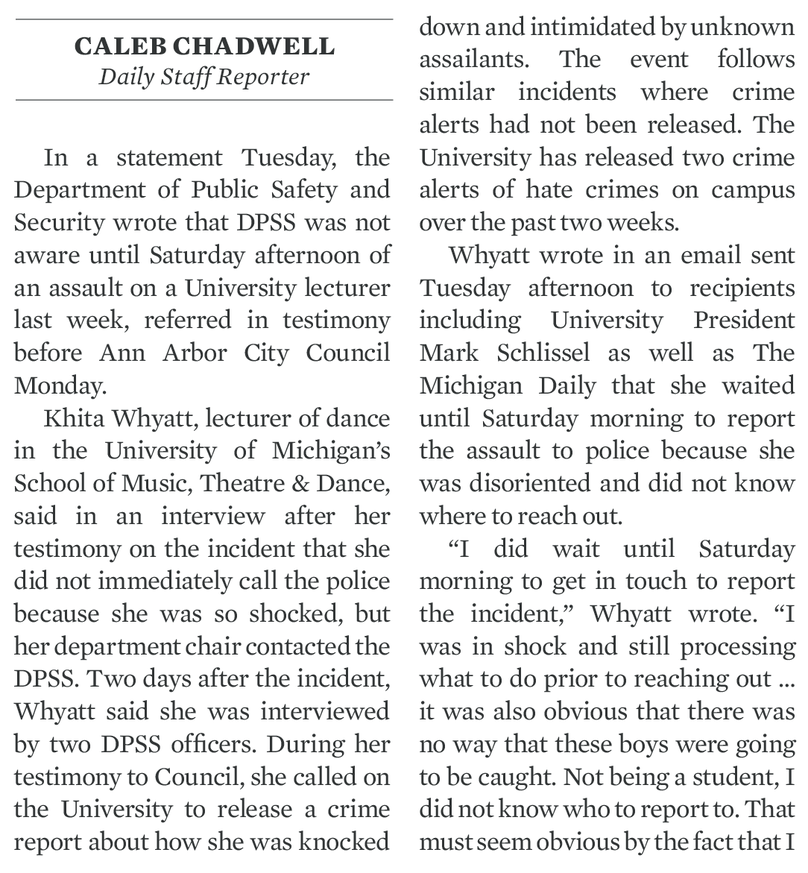
#> input picture PP3/Jupyter/Course 5/two_col.png, 808 x 873 px, shrunk from 1084 x 1171 before the run, found by its file name; the run also reads 1 picture not shown here
$ jupyter execute --allow-errors 'utf-8'"'"''"'"'week 3.ipynb'   (shell and % lines are left out)
#> lines starting #> are read from the running program, lines starting #| are printed output that depends on the picture
## Release the Kraken!

[cell 1]
# we are going to use Kraken to detect lines of text as bounding boxes in a given
# image. The biggest limitation of tesseract is the lack of a layout engine inside of it. Tesseract
# expects to be using fairly clean text, and gets confused if we don't crop out other artifacts.

[cell 2]
# First, we'll take a look at the kraken module itself
import kraken
help(kraken)

[cell 3]
# the pageseg module, which handles all of the page segmentation, is the one we want to use. Lets look at it
from kraken import pageseg
help(pageseg)

[cell 4]
# the segment function looks particularly appropriate. the return value is a dictionary
# object with two keys, "text_direction" which will return to us a string of the
# direction of the text, and "boxes" which appears to be a list of tuples, where each
# tuple is a box in the original image.
#
# Lets try this on the image of text. I have a simple bit of text in a file called
# two_col.png which is from a newspaper on campus here
from PIL import Image
im=Image.open("readonly/two_col.png")
#> im is the input picture: PIL image 808x873 RGB; mean R, G, B 231.8, 232.2, 232.3

display(im)
# Lets now convert it to black and white and segment it up into lines with kraken
#> (the rest of this cell did not finish here and is left out)

[cell 5]
# Ok, pretty simple two column text and then a list of lists which are the bounding boxes of
# lines of that text. Lets write a little routine to try and see the effects a bit more
# clearly. I'm going to clean up my act a bit and write real documentation too, it's a good
# practice
def show_boxes(img):
    '''Modifies the passed image to show a series of bounding boxes on an image as run by kraken

    :param img: A PIL.Image object
    :return img: The modified PIL.Image object
    '''
    from PIL import ImageDraw
    drawing_object=ImageDraw.Draw(img)

    bounding_boxes=pageseg.segment(img.convert('1'))['boxes']
    for box in bounding_boxes:
        drawing_object.rectangle(box, fill = None, outline ='red')
    return img

display(show_boxes(Image.open("readonly/two_col.png")))
#> (the call stopped at in show_boxes, `bounding_boxes=pageseg.segment(img.convert('1'))['boxes']`: kraken is not available in this run)

[cell 6]
# Not bad at all! It's interesting to see that kraken isn't completely sure what to do with this
# two column format.

[cell 7]
# partial solution -- while looking through the kraken docs on
# the pageseg() function I saw that there are a few parameters we can supply in order to improve
# segmentation. One of these is the black_colseps parameter. If set to True, kraken will assume that
# columns will be separated by black lines. This isn't our case here, but, I think we have all of the
# tools to go through and actually change the source image to have a black separator between columns.
#
# The first step is that I want to update the show_boxes() function. I'm just going to do a quick
# copy and paste from the above but add in the black_colseps=True parameter
def show_boxes(img):
    '''Modifies the passed image to show a series of bounding boxes on an image as run by kraken

    :param img: A PIL.Image object
    :return img: The modified PIL.Image object
    '''
    from PIL import ImageDraw
    drawing_object=ImageDraw.Draw(img)

    bounding_boxes=pageseg.segment(img.convert('1'), black_colseps=True)['boxes']
    for box in bounding_boxes:
        drawing_object.rectangle(box, fill = None, outline ='red')
    return img

[cell 8]
# The next step is to think of the algorithm we want to apply to detect a white column separator.
# In experimenting a bit I decided that I only wanted to add the separator if the space of was
# at least 25 pixels wide, which is roughly the width of a character, and six lines high. The
# width is easy, lets just make a variable
char_width=25
# The height is harder, will write
# to calculate the average height of a line
def calculate_line_height(img):
    '''Calculates the average height of a line from a given image
    :param img: A PIL.Image object
    :return: The average line height in pixels
    '''
    bounding_boxes=pageseg.segment(img.convert('1'))['boxes']
    # Each box is a tuple of (top, left, bottom, right) so the height is just top - bottom
    height_accumulator=0
    for box in bounding_boxes:
        height_accumulator=height_accumulator+box[3]-box[1]
    return int(height_accumulator/len(bounding_boxes))

#> (the rest of this cell did not finish here and is left out)

#> (a cell that did not finish here is left out)

[cell 10]
# It seems we will want to have a function which, given a pixel in an image, can check to see
# if that pixel has whitespace to the right and below it. Essentially, we want to test to see
# if the pixel is the upper left corner of something that looks like the gap_box. If so, then
# we should insert a line to "break up" this box before sending to kraken
#
# Lets call this new function gap_check

# What it does in a nutshell is, for a given pixel it checks if that could be a upper left corner for a gap (more like long box)
def gap_check(img, location):
    '''Checks the img in a given (x,y) location to see if it fits the description
    of a gap_box
    :param img: A PIL.Image file
    :param location: A tuple (x,y) which is a pixel location in that image
    :return: True if that fits the definition of a gap_box, otherwise False
    '''
    # Recall that we can get a pixel using the img.getpixel() function. It returns this value
    # as a tuple of integers, one for each color channel.
    # Our tools all work with binarized
    # images (black and white), so we should just get one value. If the value is 0 it's a black
    # pixel, if it's white then the value should be 255
    #
    # We're going to assume that the image is in the correct mode already, e.g. it has been
    # binarized. The algorithm to check our bounding box is fairly easy: we have a single location
    # which is our start and then we want to check all the pixels to the right of that location
    # up to gap_box[2]
    for x in range(location[0], location[0]+gap_box[2]):
        for y in range(location[1], location[1]+gap_box[3]):
            # we want to check if the pixel is white, but only if we are still within the image
            if (x+gap_box[2])< img.width and (y+gap_box[3])< img.height:
                # if the pixel is white we don't do anything, if it's black, we just want to
                # finish and return False
                if img.getpixel((x,y)) != 255:
                    return False
    return True

[cell 11]
# [19 lines left out: function draw_sep, not called in this run]
    # and we don't have anything we need to return from this, because we modified the image

[cell 12]
# Now, lets try it all out. This is pretty easy, we can just iterate through each pixel
# in the image, check if there is a gap, then insert a line if there is.
def process_image(img):
    '''Takes in an image of text and adds black vertical bars to break up columns
    :param img: A PIL.Image file
    :return: A modified PIL.Image file
    '''
    # we'll start with a familiar iteration process
    for x in range(img.width):
        for y in range(img.height):
            # check if there is a gap at this point
            if (gap_check(img, (x,y))):
                # then update image to one which has a separator drawn on it
                draw_sep(img, (x,y))
    # and for good measure we'll return the image we modified
    return img

# Lets read in our test image and convert it through binarization
i=Image.open("readonly/two_col.png").convert("L")
#> (the rest of this cell did not finish here and is left out)

[cell 13]
# Not bad at all! The effect at the bottom of the image is a bit unexpected to me, but it makes
# sense. You can imagine that there are several ways we might try and control this. Lets see how
# this new image works when run through the kraken layout engine
display(show_boxes(i))
#> (the call stopped at in show_boxes, `bounding_boxes=pageseg.segment(img.convert('1'), black_colseps=True)['..`: kraken is not available in this run)

[cell 14]
# Looks like that is pretty accurate, and fixes the problem we faced. Feel free to experiment
# with different settings for the gap heights and width and share in the forums. You'll notice though
# method we created is really quite slow, which is a bit of a problem if we wanted to use
# this on larger text. But I wanted to show you how you can mix your own logic and work with
# libraries you're using. Just because Kraken didn't work perfectly, doesn't mean we can't
# build something more specific to our use case on top of it.
#
# I want to end this lecture with a pause and to ask you to reflect on the code we've written
# here. We started this course with some pretty simple use of libraries, but now we're
# digging in deeper and solving problems ourselves with the help of these libraries. Before we
# go on to our last library, how well prepared do you think you are to take your python
# skills out into the wild?

## Comparing Image Data Structures

[cell 15]
# OpenCV supports reading of images in most file formats, such as JPEG, PNG, and TIFF. Most image and
# video analysis requires converting images into grayscale first. This simplifies the image and reduces
# noise allowing for improved analysis. Let's write some code that reads an image of as person, Floyd
# Mayweather and converts it into greyscale.

# First we will import the open cv package cv2
import cv2 as cv
# We'll load the floyd.jpg image
img = cv.imread('readonly/floyd.jpg')
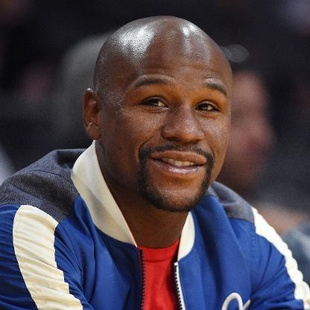
#> input picture PP3/Jupyter/Course 5/floyd.jpg, 310 x 310 px, shrunk from 416 x 416 before the run, found by its file name
#> img is the input picture: shape (310, 310, 3); mean B, G, R 77.4, 68.5, 78.7
# And we'll convert it to grayscale using the cvtColor image
gray = cv.cvtColor(img, cv.COLOR_BGR2GRAY)
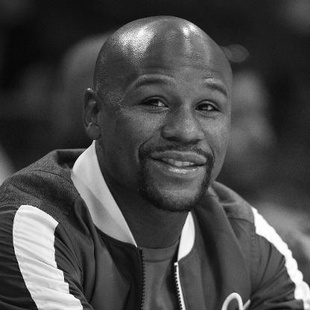
#> gray: shape (310, 310); min 2, max 255, mean 72.5

# Now, before we get to the result, lets talk about docs. Just like tesseract, opencv is an external
# package written in C++, and the docs for python are really poor. This is unfortunatly quite common
# when python is being used as a wrapper. Thankfully, the web docs for opencv are actually pretty good,
# so hit the website docs.opencv.org when you want to learn more about a particular function. In this
# case cvtColor converts from one color space to another, and we are convering our image to grayscale.
# Of course, we already know at least two different ways of doing this, using binarization and PIL
# color spaces conversions

# Lets instpec this object that has been returned.
import inspect
inspect.getmro(type(gray))

[cell 16]
# We see that it is of type ndarray, which is a fundamental list type coming from the numerical
# python project. That's a bit surprising - up until this point we have been used to working with
# PIL.Image objects. OpenCV, however, wants to represent an image as a two dimensional sequence
# of bytes, and the ndarray, which stands for n dimensional array, is the ideal way to do this.
# Lets look at the array contents.
gray

[cell 17]
# The array is shown here as a list of lists, where the inner lists are filled with integers.
# The dtype=uint8 definition indicates that each of the items in an array is an 8 bit unsigned
# integer, which is very common for black and white images. So this is a pixel by pixel definition
# of the image.
#
# The display package, however, doesn't know what to do with this image. So lets convert it
# into a PIL object to render it in the browser.
from PIL import Image

# PIL can take an array of data with a given color format and convert this into a PIL object.
# This is perfect for our situation, as the PIL color mode, "L" is just an array of luminance
# values in unsigned integers
image = Image.fromarray(gray, "L")
display(image)

[cell 18]
# Lets talk a bit more about images for a moment. Numpy arrays are multidimensional. For
# instance, we can define an array in a single dimension:
import numpy as np
single_dim = np.array([25, 50 , 25, 10, 10])

# In an image, this is analagous to a single row of 5 pixels each in grayscale. But actually,
# all imaging libraries tend to expect at least two dimensions, a width and a height, and to
# show a matrix. So if we put the single_dim inside of another array, this would be a two
# dimensional array with element in the height direction, and five in the width direction
double_dim = np.array([single_dim])

double_dim

[cell 19]
# This should look pretty familiar, it's a lot like a list of lists! Lets see what this new
# two dimensional array looks like if we display it
display(Image.fromarray(double_dim, "L"))

[cell 20]
# Pretty unexciting - it's just a little line. Five pixels in a row to be exact, of different
# levels of black. The numpy library has a nice attribute called shape that allows us to see how
# many dimensions big an array is. The shape attribute returns a tuple that shows the height of
# the image, by the width of the image
double_dim.shape

[cell 21]
# Lets take a look at the shape of our initial image which we loaded into the img variable
img.shape

[cell 22]
# This image has three dimensions! That's because it has a width, a height, and what's called
# a color depth. In this case, the color is represented as an array of three values. Lets take a
# look at the color of the first pixel
first_pixel=img[0][0]
#> first_pixel = [36, 36, 54]
first_pixel
#> Out = [36, 36, 54]

[cell 23]
# Here we see that the color value is provided in full RGB using an unsigned integer. This
# means that each color can have one of 256 values, and the total number of unique colors
# that can be represented by this data is 256 * 256 *256 which is roughly 16 million colors.
# We call this 24 bit color, which is 8+8+8.
#
# If you find yourself shopping for a television, you might notice that some expensive models
# are advertised as having 10 bit or even 12 bit panels. These are televisions where each of
# the red, green, and blue color channels are represented by 10 or 12 bits instead of 8. For
# ten bit panels this means that there are 1 billion colors capable, and 12 bit panels are
# capable of over 68 billion colors!

[cell 24]
# We're not going to talk much more about color in this course, but it's a fun subject. Instead,
# lets go back to this array representation of images, because we can do some interesting things
# with this.
#
# One of the most common things to do with an ndarray is to reshape it -- to change the number
# of rows and columns that are represented so that we can do different kinds of operations.
# Here is our original two dimensional image
print("Original image")
print(gray)
#> (printed output is left out)
# If we wanted to represent that as a one dimensional image, we just call reshape
print("New image")
# And reshape takes the image as the first parameter, and a new shape as the second
image1d=np.reshape(gray,(1,gray.shape[0]*gray.shape[1]))
print(image1d)
#> (printed output is left out)

[cell 25]
# So, why are we talking about these nested arrays of bytes, we were supposed to be talking
# about OpenCV as a library. Well, I wanted to show you that often libraries working on the
# same kind of principles, in this case images stored as arrays of bytes, are not representing
# data in the same way in their APIs. But, by exploring a bit you can learn how the internal
# representation of data is stored, and build routines to convert between formats.
#
# For instance, remember in the last lecture when we wanted to look for gaps in an image so
# that we could draw lines to feed into kraken? Well, we use PIL to do this, using getpixel()
# to look at individual pixels and see what the luminosity was, then ImageDraw.rectangle to
# actually fill in a black bar separator. This was a nice high level API, and let us write
# routines to do the work we wanted without having to understand too much about how the images
# were being stored. But it was computationally very slow.
#
# Instead, we could write the code to do this using matrix features within numpy. Lets take
# a look.
import cv2 as cv
# We'll load the 2 column image
img = cv.imread('readonly/two_col.png')
#> img: shape (873, 808, 3)
# And we'll convert it to grayscale using the cvtColor image
gray = cv.cvtColor(img, cv.COLOR_BGR2GRAY)

[cell 26]
# Now, remember how slicing on a list works, if you have a list of number such as
# a=[0,1,2,3,4,5] then a[2:4] will return the sublist of numbers at position 2 through 4
# inclusive - don't forget that lists start indexing at 0!
# If we have a two dimensional array, we can slice out a smaller piece of that using the
# format a[2:4,1:3]. You can think of this as first slicing along the rows dimension, then
# in the columns dimension. So in this example, that would be a matrix of rows 2, and 3,
# and columns 1, and 2. Here's a look at our image.
gray[2:4,1:3]
#> Out = [[255, 255], [255, 255]]

[cell 27]
# So we see that it is all white. We can use this as a "window" and move it around our
# our big image.
#
# Finally, the ndarray library has lots of matrix functions which are generally very fast
# to run. One that we want to consider in this case is count_nonzero(), which just returns
# the number of entries in the matrix which are not zero.
np.count_nonzero(gray[2:4,1:3])
#> Out = 4

[cell 28]
# Ok, the last benefit of going to this low level approach to images is that we can change
# pixels very fast as well. Previously we were drawing rectangles and setting a fill and line
# width. This is nice if you want to do something like change the color of the fill from the
# line, or draw complex shapes. But we really just want a line here. That's really easy to
# do - we just want to change a number of luminosity values from 255 to 0.
#
# As an example, lets create a big white matrix
white_matrix=np.full((12,12),255,dtype=np.uint8)
display(Image.fromarray(white_matrix,"L"))
white_matrix

[cell 29]
# looks pretty boring, it's just a giant white square we can't see. But if we want, we can
# easily color a column to be black
white_matrix[:,6]=np.full((1,12),0,dtype=np.uint8)
display(Image.fromarray(white_matrix,"L"))
white_matrix

[cell 30]
# And that's exactly what we wanted to do. So, why do it this way, when it seems so much
# more low level? Really, the answer is speed. This paradigm of using matricies to store
# and manipulate bytes of data for images is much closer to how low level API and hardware
# developers think about storing files and bytes in memory.
#
# How much faster is it? Well, that's up to you to discover; there's an optional assignment
# for this week to convert our old code over into this new format, to compare both the
# readability and speed of the two different approaches.

## OpenCV

[cell 31]
# Ok, we're just about at the project for this course. If you reflect on the specialization
# as a whole you'll realize that you started with probably little or no understanding of python,
# progressed through the basic control structures and libraries included with the language
# with the help of a digital textbook, moved on to more high level representations of data
# and functions with objects, and now started to explore third party libraries that exist for
# python which allow you to manipulate and display images. This is quite an achievement!
#
# You have also no doubt found that as you have progressed the demands on you to engage in self-
# discovery have also increased. Where the first assignments were maybe straight forward, the
# ones in this week require you to struggle a bit more with planning and debugging code as
# you develop.
#
# But, you've persisted, and I'd like to share with you just one more set of features before
# we head over to a project. The OpenCV library contains mechanisms to do face detection on
# images. The technique used is based on Haar cascades, which is a machine learning approach.
# Now, we're not going to go into the machine learning bits, we have another specialization on
# Applied Data Science with Python which you can take after this if you're interested in that topic.
# But here we'll treat OpenCV like a black box.
#
# OpenCV comes with trained models for detecting faces, eyes, and smiles which we'll be using.
# You can train models for detecting other things - like hot dogs or flutes - and if you're
# interested in that I'd recommend you check out the Open CV docs on how to train a cascade
# classifier: https://docs.opencv.org/3.4/dc/d88/tutorial_traincascade.html
# However, in this lecture we just want to use the current classifiers and see if we can detect
# portions of an image which are interesting.
#
# First step is to load opencv and the XML-based classifiers
import cv2 as cv
face_cascade = cv.CascadeClassifier('readonly/haarcascade_frontalface_default.xml')
eye_cascade = cv.CascadeClassifier('readonly/haarcascade_eye.xml')

[cell 32]
# Ok, with the classifiers loaded, we now want to try and detect a face. Lets pull in the
# picture we played with last time
img = cv.imread('readonly/floyd.jpg')
# And we'll convert it to grayscale using the cvtColor image
gray = cv.cvtColor(img, cv.COLOR_BGR2GRAY)
# The next step is to use the face_cascade classifier. I'll let you go explore the docs if you
# would like to, but the norm is to use the detectMultiScale() function. This function returns
# a list of objects as rectangles. The first parameter is an ndarray of the image.
faces = face_cascade.detectMultiScale(gray)
#> faces = [[117, 56, 131, 131]]
# And lets just print those faces out to the screen
faces
#> Out = [[117, 56, 131, 131]]

[cell 33]
faces.tolist()[0]
#> Out = [117, 56, 131, 131]

[cell 34]
# The resulting rectangles are in the format of (x,y,w,h) where x and y denote the upper
# left hand point for the image and the width and height represent the bounding box. We know
# how to handle this in PIL
from PIL import Image

# Lets create a PIL image object
pil_img=Image.fromarray(gray,mode="L")

# Now lets bring in our drawing object
from PIL import ImageDraw
# And lets create our drawing context
drawing=ImageDraw.Draw(pil_img)

# Now lets pull the rectangle out of the faces object
rec=faces.tolist()[0]
#> rec = [117, 56, 131, 131]

# Now we just draw a rectangle around the bounds
drawing.rectangle(rec, outline="white")

# And display
display(pil_img)
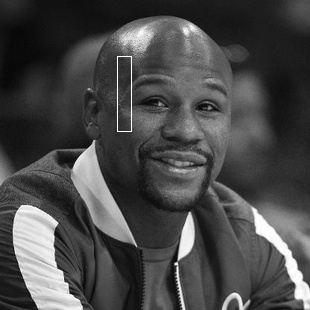
#> shown: PIL image 310x310 L; min 2, max 255, mean 72.9

[cell 35]
# So, not quite what we were looking for. What do you think went wrong?
# Well, a quick double check of the docs and it is apparent that OpenCV is return the coordinates
# as (x,y,w,h), while PIL.ImageDraw is looking for (x1,y1,x2,y2). Looks like an easy fix
# Wipe our old image
pil_img=Image.fromarray(gray,mode="L")
# Setup our drawing context
drawing=ImageDraw.Draw(pil_img)
# And draw the new box
drawing.rectangle((rec[0],rec[1],rec[0]+rec[2],rec[1]+rec[3]), outline="white")
# And display
display(pil_img)
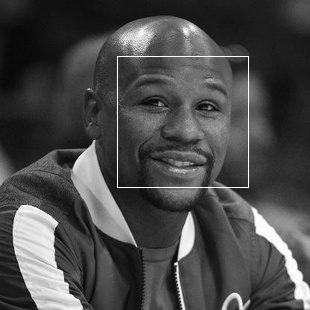
#> shown: PIL image 310x310 L; min 2, max 255, mean 73.5

[cell 36]
# We see the face detection works pretty good on this image! Note that it's apparent that this is
# not head detection, but that the haarcascades file we used is looking for eyes and a mouth.
# Lets try this on something a bit more complex, lets read in our MSI recruitment image
img = cv.imread('readonly/msi_recruitment.gif')
#> (the rest of the program and of its run is left out)
